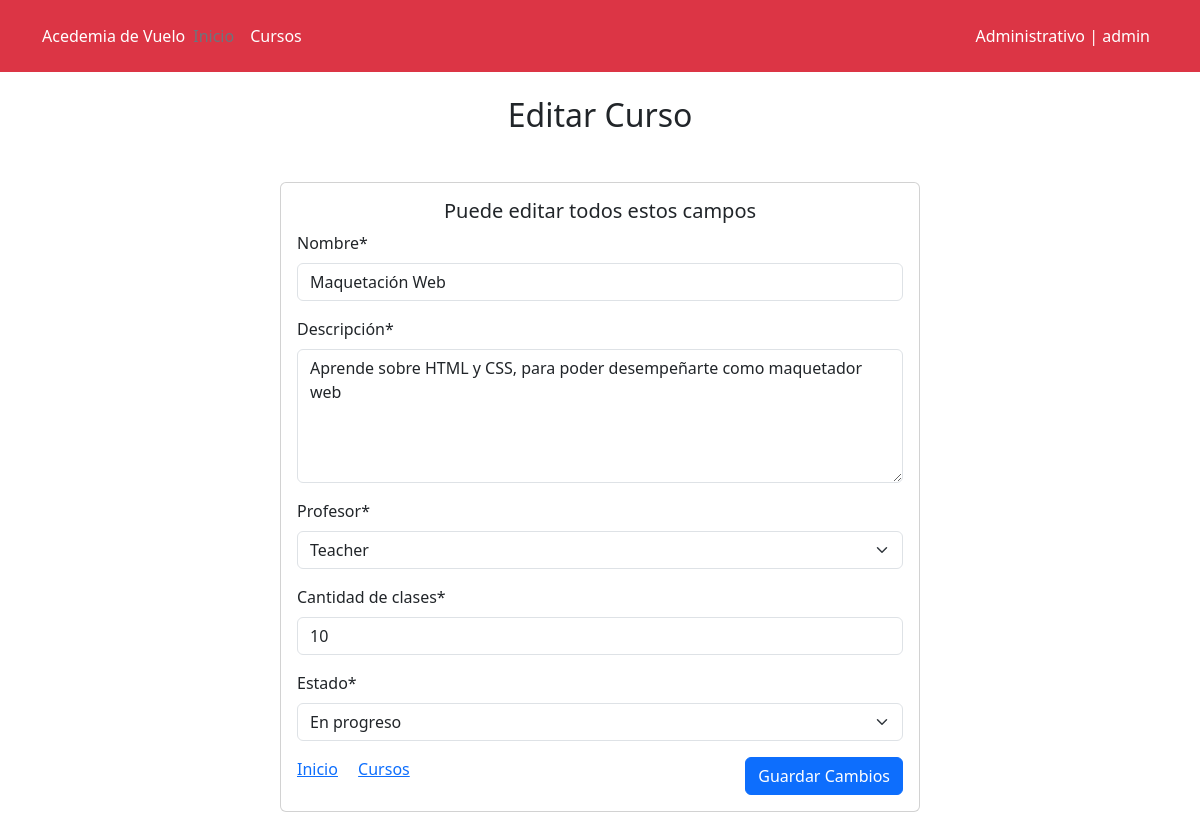
/courses/2/edit/ (signed in), run on the app's committed database.
### core/models.py (models this page shows, shortened)
class Course (models.Model):
    STATUS_CHOICES = (
        ('i', 'En inscripción'),
        ('p', 'En progreso'),
        ('f', 'Finalizado')
    )
    name = models.CharField(max_length=90, verbose_name='Nombre')
    description = models.CharField(max_length=300, blank=True, null=True, verbose_name='Descripción')
    teacher = models.ForeignKey(User, on_delete=models.CASCADE, limit_choices_to={'groups__name': 'profesores'},verbose_name='Profesor')
    class_quantity = models.PositiveIntegerField(default=0, verbose_name='Cantidad de clases')
    status = models.CharField(max_length=1, choices=STATUS_CHOICES, default='i', verbose_name='Estado')
    class Meta:
        verbose_name = 'curso'
        verbose_name_plural = 'cursos'

### core/views.py (the view, shortened to what this page needs)
@add_group_name_to_context
class CourseEditView (UserPassesTestMixin, UpdateView):
    model = Course
    form_class = CourseForm
    template_name= 'edit_course.html'
    success_url = reverse_lazy('courses')
    def test_func (self):
        return self.request.user.groups.filter(name='administrativos').exists()

### core/forms.py
class CourseForm (forms.ModelForm):
    teacher = forms.ModelChoiceField(queryset=User.objects.filter(groups__name='profesores'), label='Profesor')
    status = forms.ChoiceField(choices=Course.STATUS_CHOICES, initial='i', label='Estado')
    description = forms.CharField(widget=forms.Textarea(attrs={'rows':5}), label="Descripción")
    class Meta:
        model = Course
        fields = ['name', 'description', 'teacher', 'class_quantity', 'status']
    helper = FormHelper()
    helper.layout = Layout (
        Field('name'),
        Field('description'),
        Field('teacher'),
        Field('class_quantity'),
        Field('status'),
        Submit('submit', 'Submit'),
    )

### core/views.py (called while the page is built)
def plural_to_singular (plural):
    plural_singular = {
        'estudiantes': 'estudiante',
        'profesores': 'profesor',
        'preceptores': 'preceptor',
        'administrativos': 'administrativo',
    }
    return plural_singular.get(plural, 'error')

def get_group_and_color (user):
    group = user.groups.first()
    group_id = None
    group_name = None
    group_name_singular = None
    color = None
    if group:
        if group.name == 'estudiantes':
            color = 'bg-primary'
        elif group.name == 'profesores':
            color = 'bg-success'
        elif group.name == 'preceptores':
            color = 'bg-secondary'
        elif group.name == 'administrativos':
            color = 'bg-danger'
        group_id = group.id
        group_name = group.name
        group_name_singular = plural_to_singular(group.name)
    return group_id, group_name, group_name_singular, color

def add_group_name_to_context (view_class):
    original_dispatch = view_class.dispatch
    def dispatch (self, request, *args, **kwargs):
        user = self.request.user
        group_id, group_name, group_name_singular, color = get_group_and_color(user)
        context = {
            'group_name': group_name,
            'group_name_singular': group_name_singular,
            'color': color,
        }
        self.extra_context = context
        return original_dispatch (self, request, *args, **kwargs)
    view_class.dispatch = dispatch
    return view_class

### templates/edit_course.html (shortened to what this page needs)
{% extends 'base.html' %}
{% block content %}
{% load crispy_forms_tags %}
<div class="container my-4">
    <h2 class="text-center">Editar Curso</h2>
    <form action="" method="POST">
        <div class="card mx-auto my-5" style="width: 40rem;">
            <div class="card-body">
                <h5 class="card-title text-center">Puede editar todos estos campos</h5>
                    {{ form | crispy }}
                <a class="card-link" href="{% url 'home' %}">Inicio</a>
                <a class="card-link" href="{% url 'courses' %}">Cursos</a>
                <button class="btn btn-primary float-end" type="submit">Guardar Cambios</button>
            </div>
        </div>
    </form>
</div>
{% endblock %}

### templates/header.html (shortened to what this page needs)
{% if user.is_authenticated %}
    {% if group_name == 'estudiantes' %}
        <header class="p-3 text-bg-primary">
    {% elif group_name == 'profesores' %}
        <header class="p-3 text-bg-success">
    {% elif group_name == 'preceptores' %}
        <header class="p-3 text-bg-secondary">
    {% elif group_name == 'administrativos' %}
        <header class="p-3 text-bg-danger">
    {% endif %}
{% else %}
<header class="p-3 text-bg-primary">
{% endif %}
    <div class="container">
      <div class="d-flex flex-wrap align-items-center justify-content-center justify-content-lg-start">
        <a href="{% url 'home' %}" class="d-flex align-items-center mb-2 mb-lg-0 text-white text-decoration-none">
          Acedemia de Vuelo
        </a>
        {% if user.is_authenticated %}
            {% if group_name == 'estudiantes' %}
                <ul class="nav col-12 col-lg-auto me-lg-auto mb-2 justify-content-center mb-md-0 bg-primary">
            {% elif group_name == 'profesores' %}
                <ul class="nav col-12 col-lg-auto me-lg-auto mb-2 justify-content-center mb-md-0 bg-success">
            {% elif group_name == 'preceptores' %}
                <ul class="nav col-12 col-lg-auto me-lg-auto mb-2 justify-content-center mb-md-0 bg-secondary">
            {% elif group_name == 'administrativos' %}
                <ul class="nav col-12 col-lg-auto me-lg-auto mb-2 justify-content-center mb-md-0 bg-danger">
            {% endif %}
        {% else %}
           <ul class="nav col-12 col-lg-auto me-lg-auto mb-2 justify-content-center mb-md-0 bg-primary">
        {% endif %}
          <li><a href="{% url 'home' %}" class="nav-link px-2 text-secondary">Inicio</a></li>
          <li><a href="{% url 'courses' %}" class="nav-link px-2 text-white">Cursos</a></li>
        </ul>
        {% if user.is_authenticated %}
           <a class="nav-link px-2 text-white" href="{% url 'profile' %}">{{ group_name_singular|capfirst }} | {{user.username }}</a>
        {% else %}
            <div class="text-end">
                <a class="btn btn-outline-light me-2" href="{% url 'custom_login' %}">Iniciar Sesión</a>
                <a class="btn btn-warning" href="{% url 'register' %}">Registrarse</a>
            </div>
        {% endif %}
      </div>
    </div>
</header>

### data on the page
Course: name "Maquetación Web", description "Aprende sobre HTML y CSS, para poder desempeñarte como maquetador web", teacher "Teacher", class_quantity "10", status "En progreso"

### other printed values
{{ group_name_singular|capfirst }} "Administrativo"
{{ user.username }} "admin"
